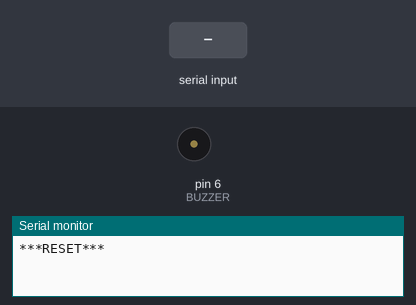
Bench run of a sketch on a simulated Arduino Uno, built with avr-gcc and run on an emulated ATmega328P. On the bench: buzzer (waves = sounding), the last lines printed to the serial monitor. The test bench sets the inputs (shaded band).

Above: at 2.2 s.
2.3 s: "1" received over Serial
At 3.0 s:
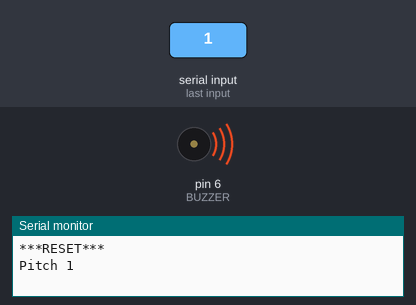
3.8 s: "4" received over Serial
At 4.6 s:
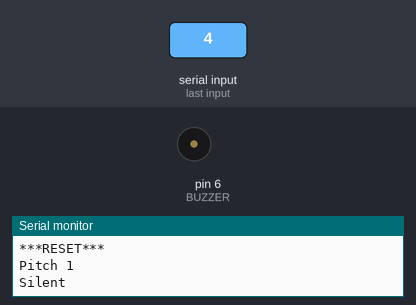
5.3 s: "2" received over Serial
At 5.8 s:
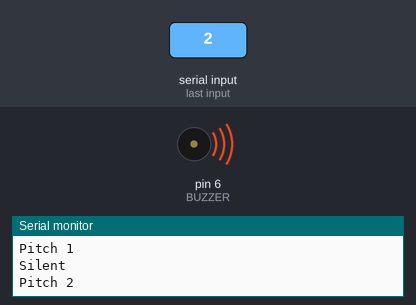
Timing chart, 0 to 8.3 s (numbered marks = the images above; inputs shaded):
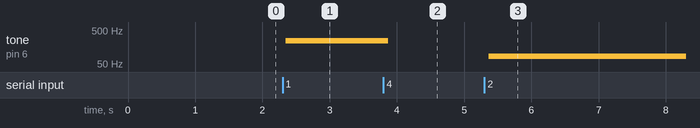

The sketch:

buzzer_pwm.ino
```cpp
#define BUZZER 6
#define BAUD_RATE 9600

void setup() {
  // put your setup code here, to run once:
  pinMode(BUZZER, OUTPUT);

  //Start a serial connection
  Serial.begin(BAUD_RATE);

  // Wait for stable connection, report reset.
  delay(1000);
  Serial.println("***RESET***");
}

bool buzz_on = false;
unsigned long time_now = 0;
unsigned long elapsed_time = 0;
unsigned long last_timestamp = 0;
unsigned int pwm_cnt = 100000; // at first we'll set it to 1 tick every 1s, so that it's basically silent.

void loop() {
  // Implement a millis() or micros() task block
  // to toggle the state of the buzzer.

    act_on_commands();

    // Get how much time has passed right now.
    time_now = millis();

    // Work out how many milliseconds have gone passed by subtracting
    // our two timestamps.  time_now will always be bigger than the
    // time_of_read (except when millis() overflows after 50 days).
    elapsed_time = time_now - last_timestamp;


    // See if 10000 milliseconds have elapsed
    // If not, this block is skipped.
    if(elapsed_time > pwm_cnt) {

        // Since 10000ms elapsed, we overwrite our last_timestamp with
        // the new current time so that another 10000ms is needed to pass.
        // !! NOT RESETING THE TIME STAMP IS AN EXTREMELY COMMON BUG !!
        last_timestamp = millis();

        if (buzz_on) {
          digitalWrite(BUZZER, LOW);
          buzz_on = false;
        } else {
          digitalWrite(BUZZER, HIGH);
          buzz_on = true;
        }

    }

    // Code outside the above if{} will run on every loop!
    // Therefore code here is no longer stopped waiting for a delay()
}

/**
 * Reads a command from the Serial connection and acts on it
 */
void act_on_commands() {
  //This line checks whether there is anything to read
  if ( Serial.available() ) {
      char inChar = Serial.read(); //This reads one byte
      switch (inChar) {
        case '1':
          Serial.println("Pitch 1");
          pwm_cnt = 1;
          break;
        case '2':
          Serial.println("Pitch 2");
          pwm_cnt = 5;
          break;
        case '3':
          Serial.println("Pitch 3");
          pwm_cnt = 10;
          break;
        case '4':
          Serial.println("Silent");
          pwm_cnt = 1000;
          break;
        default:
          break;
      }
  }
}
```

Measured:
- after the input at 2.3 s, tone on pin 6 (BUZZER): silent → 244 Hz after 0.05 s
- after the input at 3.8 s, tone on pin 6 (BUZZER): 244 Hz → silent after 0.07 s
- after the input at 5.3 s, tone on pin 6 (BUZZER): silent → 84 Hz after 0.06 s
